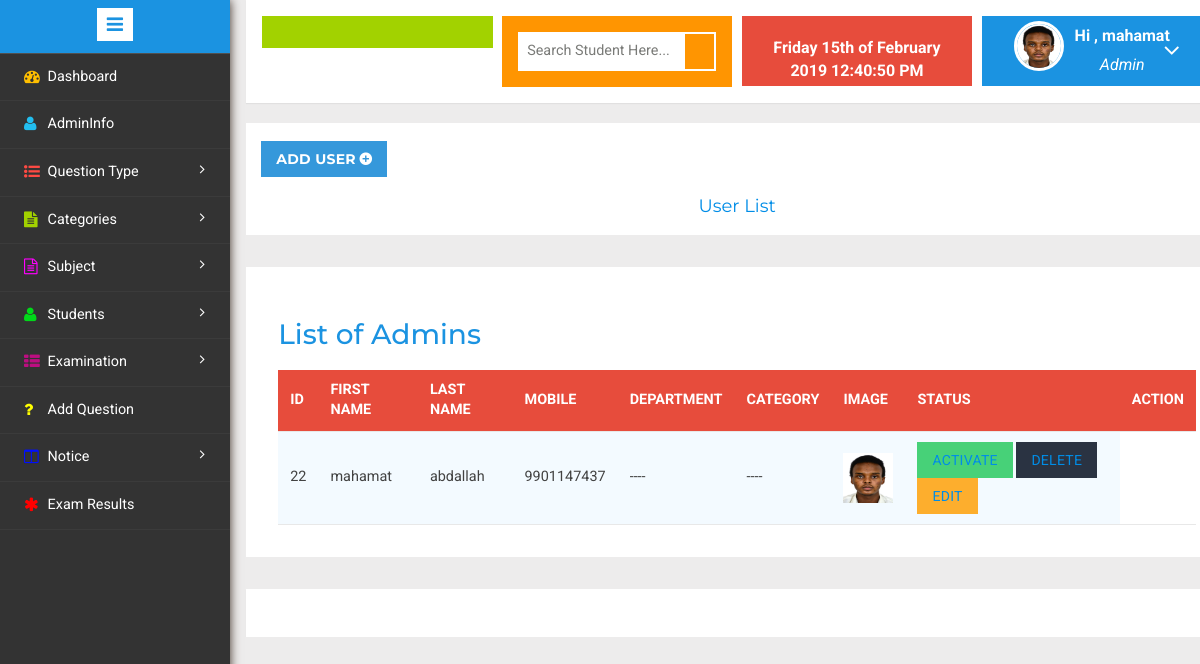
The app's page /admin/userlist.php (signed in), older data.
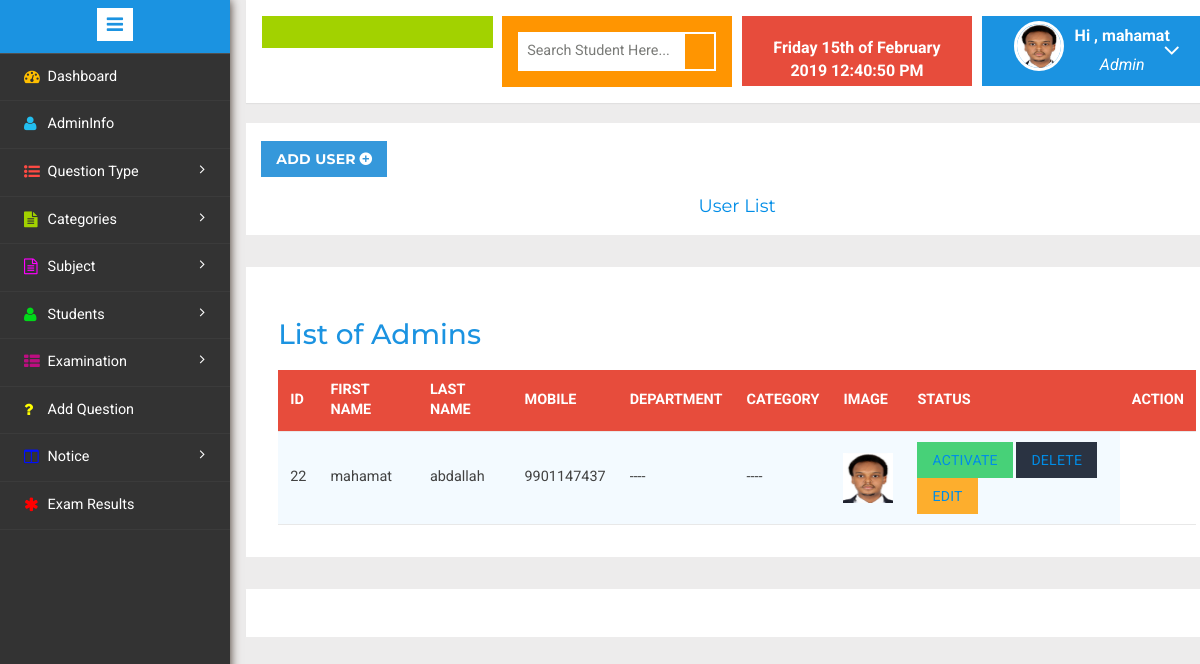
The same page, newer data.
### tables this page shows
CREATE TABLE `usertbl` (
  `uid` int(11) NOT NULL,
  `fname` varchar(50) NOT NULL,
  `lname` varchar(50) NOT NULL,
  `gender` varchar(20) NOT NULL,
  `blood` varchar(20) NOT NULL,
  `email` varchar(50) NOT NULL,
  `phone` varchar(20) NOT NULL,
  `mobile` varchar(20) NOT NULL,
  `password` varchar(50) NOT NULL,
  `cpassword` varchar(50) NOT NULL,
  `dob` date NOT NULL,
  `address` varchar(50) NOT NULL,
  `deptname` varchar(50) NOT NULL,
  `catname` varchar(50) NOT NULL,
  `file` varchar(50) NOT NULL,
  `status` tinyint(1) NOT NULL
);

### admin/checkuser.php (called while the page is built, shortened)
<?php
$user_check= $_SESSION["userid"];
$ses_sql=mysql_query("select * from usertbl where uid = '$user_check'");
$row = mysql_fetch_assoc($ses_sql);
$my_fname =$row['fname'];
$my_file=$row['file'];
?>

### admin/userlist.php (the view, shortened to what this page needs)
<!DOCTYPE HTML>
<html>
<head>
</head>
<body>
<div class="page-container">
<div class="left-content">
<div class="mother-grid-inner">
<?php
if($_SESSION["userid"]==true)
{
include("header.php"); ?>
	<ol class="breadcrumb">
	             <li class="breadcrumb-item text-white" ><h4 ><a href="adduser.php" class=" btn btn-primary hvr-icon-float-away col-9">Add User </a></h4></li>
                <center><li class="breadcrumb-item"><h4><a href="">User List</a></h4></li></center>
            </ol>
<?php
$sql="select uid,fname,lname,gender,mobile,dob,address,deptname,catname,file,status from usertbl ";
$result = mysql_query($sql);
?>
<div class="agile-grids">
<div class="agile-tables">
<div class="w3l-table-info">
<h2>List of Admins</h2>
<table width="100%" id="table">
<thead>
<tr>
               <th align="left">Id</th>
			   <th align="left">First Name</th>
			   <th align="left">Last Name</th>
			   <th align="left">Mobile</th>
			   <th align="left">Department</th>
			   <th align="left">Category</th>
			   <th align="left">Image</th>
			   <th align="left">Status</th>
			   <th align="left">Action</th>
</tr>
</thead>
<tbody>
<?php while($rows=mysql_fetch_array($result))
{
	extract($rows);
	?>
    <tr>
    <td><?php echo $rows['uid'];?></td>
	<td><?php echo $rows['fname'];?></td>
    <td><?php echo $rows['lname'];?></td>
	<td><?php echo $rows['mobile'];?></td>
	<td><?php echo $rows['deptname'];?></td>
	<td><?php echo $rows['catname'];?></td>
	<td><?php echo($rows['file']!=NULL)?'<img src="uploaded/'.$rows['file'].'" width="50" height="50">' :'' ;?></td>
	<td>
    <?php
$status=$rows['status'];
?>
<?php
if(($status)=='1')
{
?>
<button class="btn bg-success text-white ">
<a href="uaction.php?status=<?php echo $rows['uid'];?>"
 onclick="return confirm('In-activate <?php echo $rows['fname'];?>');"> Activate</a></button><?php
}
?>
	<button class="btn btn-dark text-white "><a href="deleteuser.php?id=<?php echo $rows['uid']; ?>"
    onclick="return confirm('Are you sure you wish to delete this Record?');">Delete </a> </button>
	<button class="btn bg-alert dark text-white "><a href="edituser.php?id=<?php echo $rows['uid']; ?>"> Edit </a></button>
	</td>
    </tr>
<?php }?>
</tbody>
</table>
</div>
</div>
</div>
<?php include("footer.php"); ?>
	<?php include("sidebar.php"); ?>
	<?php }
else
	header('location:login.php');
?>
</body>
</html>

### admin/header.php (shortened to what this page needs)
<!DOCTYPE HTML>
<html>
<head>
<link href="css/bootstrap.min.css" rel='stylesheet' type='text/css' />
<link href="css/style.css" rel='stylesheet' type='text/css' />
<link rel="stylesheet" href="css/morris.css" type="text/css"/>
<link href="css/font-awesome.css" rel="stylesheet">
<link rel="stylesheet" href="css/jquery-ui.css">
<link rel="stylesheet" href="css/icon-font.min.css" type='text/css' />
<link rel="stylesheet" href="css/table-style.css" type='text/css' />
</head>
<body>
<?php include("checkuser.php"); ?>
				<div class="header-main">
					<div class="logo-w3-agile">
							</div>
					<div class="w3layouts-left">
								<div class="w3-search-box">
									<form action="search.php" method="GET">
										<input type="text" placeholder="Search Student Here..." name="name" required="">
										<input type="submit" value="">
									</form>
								</div>
						 </div>
						 <div class="w3layouts-right">
							<div class="profile_details_left">
								<b><font color="white"><?php  date_default_timezone_set( "Asia/Kolkata");
								echo date("l jS \of F Y h:i:s A"); ?></font></b><br>
							</div>
						</div>
						<div class="profile_details w3l">
								<ul>
									<li class="dropdown profile_details_drop">
										<a href="#" class="dropdown-toggle" data-toggle="dropdown" aria-expanded="false">
											<div class="profile_img">
												<span class="prfil-img"><?php echo($my_file!=NULL)?'<img src="uploaded/'.$my_file.'" >' :'' ;?> </span>
												<div class="user-name">
													<p><?php echo "Hi ,  $my_fname";?></p>
													<span>Admin</span>
												</div>
												<i class="fa fa-angle-down"></i>
												<div class="clearfix"></div>
											</div>
										</a>
									</li>
								</ul>
							</div>
				</div>
			</body>
</body>
</html>

Row changes from the older to the newer data that the page shows:
changed usertbl "mahamat": file: a different picture
